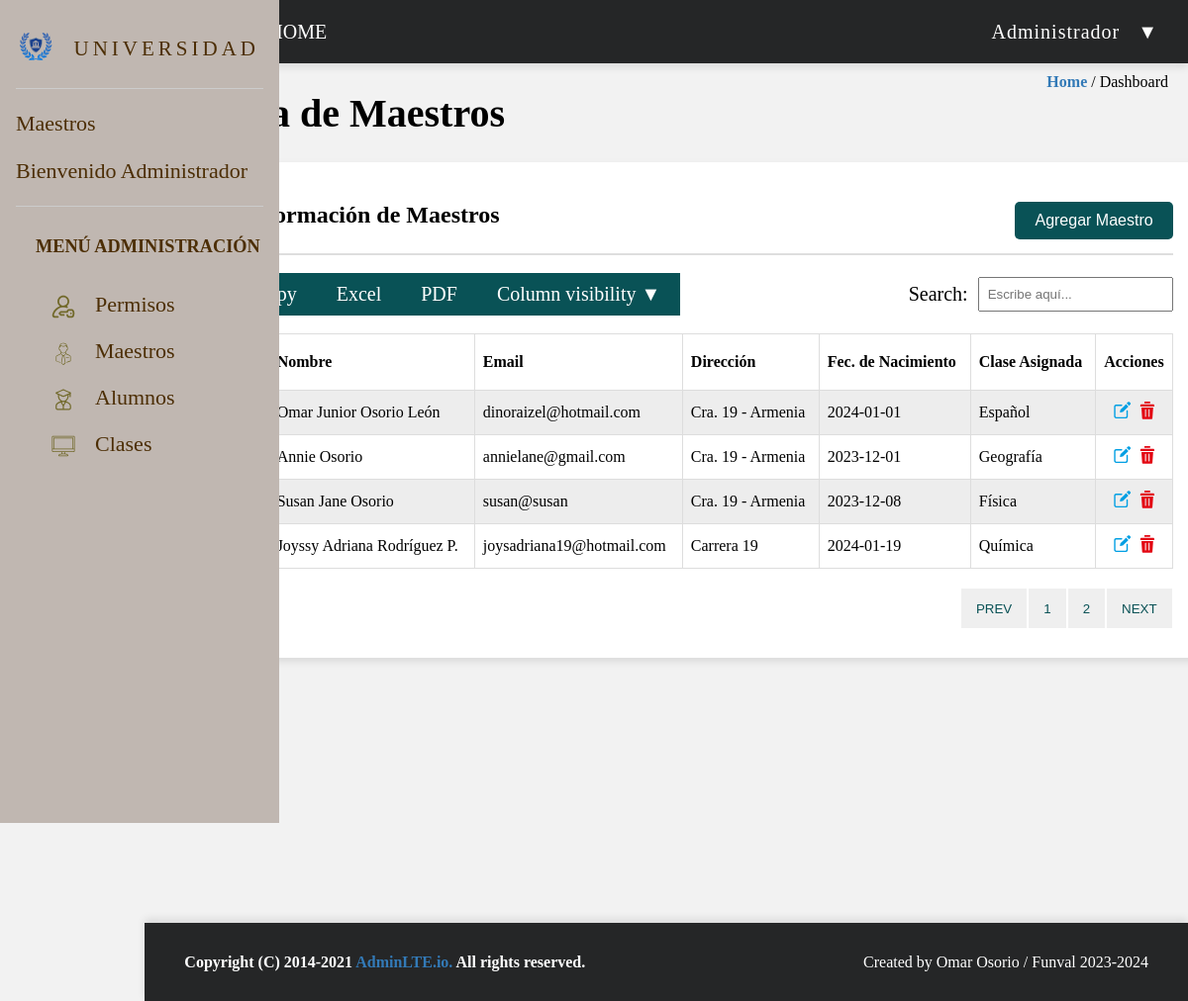
Page /views/modal-addMaestros.php (signed in) on the committed database.
### tables this page shows
CREATE TABLE `maestros` (
  `id` int(20) NOT NULL,
  `email` varchar(50) NOT NULL,
  `name` varchar(50) NOT NULL,
  `lastname` varchar(50) NOT NULL,
  `direccion` varchar(50) NOT NULL,
  `fecha` date NOT NULL,
  `id_clase` int(10) NOT NULL,
  `id_rol` int(11) DEFAULT NULL,
  `estado` varchar(20) NOT NULL
);

CREATE TABLE `clases` (
  `id` int(20) NOT NULL,
  `clase` varchar(20) NOT NULL
);

### views/modal-addMaestros.php (the view, shortened to what this page needs)
<?php
$conn = mysqli_connect("localhost", "root", "", "university");
$sql = "SELECT * FROM maestros";
$query = mysqli_query($conn, $sql);
?>
<!DOCTYPE html>
<html lang="es">
<head>
    <link rel="stylesheet" href="/styles/modal-create-maestros.css">
</head>
<body>
    <div class="sidebar">
        <div class="logo-container">
            <img src="/assets/rounded_no_background.svg" alt="Logo">
            <p>&nbsp;&nbsp;UNIVERSIDAD</p>
        </div>
        <div class="box1">
            <p>Maestros</p>
            <p>Bienvenido Administrador</p>
        </div>
        <div class="box2">
            <div class="menu-admin">
                <h5>MENÚ ADMINISTRACIÓN</h5>
                <div class="menuIcons"><a href="/views/dash-permisos.php"><img src="/assets/icono-permisos.svg" alt="Permisos">Permisos</a></div>
                <div class="menuIcons"><a href="/views/modal-addMaestros.php"><img src="/assets/icono-maestros.svg" alt="Maestros">Maestros</a></div>
                <div class="menuIcons"><a href="/views/modal-addAlumnos.php"><img src="/assets/icono-alumnos.svg" alt="Alumnos">Alumnos</a></div>
                <div class="menuIcons"><a href="/views/modal-classes.php"><img src="/assets/icono-clases.svg" alt="Clases">Clases</a></div>
            </div>
        </div>
    </div>
    <div class="header">
        <div class="menu">
            <ul>
                <li class="menuBar">&#9776;</li>
                <li>HOME</li>
            </ul>
        </div>
        <div class="rol">
            <ul>
                <li>Administrador &nbsp;&nbsp;&#x25BC;
                </li>
            </ul>
        </div>
    </div>
    <div class="dashboard-title">
        <h1>Lista de Maestros</h1>
    </div>
    <div class="home-dashboard">
        <a href="../views/dashboardAdmin.php" class="actualPage">Home</a> / Dashboard
    </div>
    <div class="container">
        <div class="content">
            <div class="info">
                <h4>Información de Maestros</h4>
                <button type="submit" class="btnInfo">Agregar Maestro</button>
            </div>
            <div class="linksContainer">
                <ul class="links">
                    <li><a class="linkOpc" href="#">Copy</a></li>
                    <li><a class="linkOpc" href="/models/excel.php">Excel</a></li>
                    <li><a class="linkOpc" href="/models/pdf.php">PDF</a></li>
                    <li><a class="linkOpc" href="#">Column visibility &#x25BC;</a></li>
                </ul>
                <form action="/buscar" method="GET">
                    <label for="busqueda">Search:</label>
                    <input type="text" id="busqueda" data-table="table_id" name="q" placeholder="Escribe aquí...">
                </form>
            </div>
            <table class="maestros table_id">
                <thead>
                    <tr>
                        <th>#</th>
                        <th>Nombre</th>
                        <th>Email</th>
                        <th>Dirección</th>
                        <th>Fec. de Nacimiento</th>
                        <th>Clase Asignada</th>
                        <th>Acciones</th>
                    </tr>
                </thead>
                <tbody>
                    <?php while ($row = mysqli_fetch_array($query)) : ?>
                        <tr>
                            <td> <?= $row['id'] ?></td>
                            <td><?= $row['name'] ?> <?= $row['lastname'] ?> </td>
                            <td><?= $row['email'] ?></td>
                            <td><?= $row['direccion'] ?></td>
                            <td><?= $row['fecha'] ?></td>
                            <td><?= getName($row['id_clase'], $conn) ?></td>
                            <td class="acciones">
                                <a href="/controllers/editMaestros.php?id=<?= $row['id'] ?>" class="btnIcon">
                                    <img src="/assets/icono-editar-datos.svg" alt="Edit Info" class="editIcon">
                                </a>
                                <a href="/controllers/deleteMaestro.php?id=<?= $row['id'] ?>" class="btnIconDel" onclick="return confirmDeleting()">
                                    <img src="/assets/icono-delete.svg" alt="Delete Info" class="deleteIcon">
                                </a>
                            </td>
                        </tr>
                    <?php endwhile; ?>
                    <?php
                    function getName($id_clase, $conn)
                    {
                        $query = mysqli_query($conn, "SELECT clase FROM clases WHERE id = '$id_clase'");
                        $row = mysqli_fetch_array($query);
                        return $row ? $row['clase'] : 'No asignada';
                    }
                    ?>
                </tbody>
            </table>
            <div class="pagination">
                <button>PREV</button>
                <button>1</button>
                <button>2</button>
                <button>NEXT</button>
            </div>
        </div>
    </div>
    <div class="footer">
        <div class="footer-left">Copyright (C) 2014-2021 <span class="footer-left1" style="color: #337ab7;">AdminLTE.io.</span>
            <span>All rights reserved.</span>
        </div>
        <div class="footer-right">Created by Omar Osorio / Funval 2023-2024</div>
    </div>
</body>
</html>

### styles/modal-create-maestros.css (style rules this page uses)
body { margin: 0; padding: 0; font-family: Cambria, Cochin, Georgia, Times, "Times New Roman", serif; background-color: #f2f2f2; display: grid; grid-template-columns: 1.5fr 9fr 1.8fr; grid-template-rows: 0.5fr 11fr 0.5fr; }
.sidebar { grid-column: 1/2; background-color: #c0b7b1; color: #4c2e05; width: 250px; height: 100vh; padding: 16px; font-size: 22px; position: fixed; z-index: 1; }
.sidebar img { width: 40px; height: 33px; margin-bottom: 10px; }
.logo-container { display: flex; align-items: center; flex-direction: row; }
.logo-container p { font-size: 21px; letter-spacing: 4px; padding-bottom: 6px; }
.box1 { border-bottom: 1px solid #ccc; border-top: 1px solid #ccc; margin-bottom: 4px; }
.box2 { margin-bottom: 10px; }
.menu-admin { margin-top: 20px; }
.menu-admin a { display: flex; text-decoration: none; color: #4c2e05; padding-top: 4px; }
.menuIcons { display: flex; margin-bottom: 6px; margin-left: 16px; }
.menu-admin h5 { margin-left: 20px; }
.menu-admin img { width: 24px; height: 24px; margin-left: 20px; margin-right: 20px; padding-top: 3px; }
.header { width: 100%; height: 64px; grid-column: 2/4; background-color: #252627; box-shadow: 0 4px 8px rgba(0, 0, 0, 0.1); color: white; display: flex; justify-content: space-between; align-items: center; }
.menu { font-size: 20px; text-align: left; }
.rol { font-size: 20px; text-align: right; padding-right: 30px; letter-spacing: 1px; align-items: center; justify-content: center; }
ul { width: 100%; list-style: none; background: #252627; margin: 0; padding: 0; }
.menu li { width: 90px; display: inline-block; }
.menuBar { text-align: center; padding-left: 30px; }
ul li a { display: block; padding: 10px 10px; color: #fff; text-decoration: none; text-align: center; font-size: 20px; }
.home-dashboard { grid-column: 3/4; grid-row: 2/3; text-align: right; padding: 10px; padding-right: 20px; cursor: pointer; z-index: 1; }
.dashboard-title { padding-left: 60px; grid-column: 2/4; grid-row: 2/3; font-size: 20px; display: flex; flex-direction: row; }
.container { grid-column: 2/4; grid-row: 2/3; }
.content { width: 90%; margin-top: 100px; grid-column: 2; margin-left: 60px; padding: 30px; border-radius: 8px; box-shadow: 0 4px 8px rgba(0, 0, 0, 0.1); background-color: #fff; }
.footer { width: 100%; height: 79px; grid-column: 2/4; grid-row: 3/4; background-color: #252627; box-shadow: 0 -4px 8px rgba(0, 0, 0, 0.1); display: flex; justify-content: space-between; align-items: center; }
.footer-left { color: white; font-weight: bold; padding-left: 40px; }
.footer-right { color: white; padding-right: 40px; }
.actualPage { color: #337ab7; font-weight: bold; text-decoration: none; }
table { border-collapse: collapse; width: 100%; }
th, td { border: 1px solid #dddddd; text-align: left; padding: 8px; }
th { background-color: #ffffff; height: 40px; }
tr:nth-child(even) { background-color: #ffffff; }
tr:nth-child(odd) { background-color: #ededed; }
tr { height: 40px; }
.acciones { width: 5px; text-align: center; }
.btnIcon { display: inline-block; padding: 2px; z-index: 1; }
.editIcon { width: 20px; height: 20px; z-index: 2; }
.deleteIcon { width: 20px; height: 20px; z-index: 1; }
.info { display: flex; justify-content: space-between; font-size: 24px; border-bottom: 2px solid #dedede; padding-bottom: 14px; }
h4 { margin: 10px; }
.btnInfo { margin-top: 10px; padding: 10px 20px; background-color: #095256; color: white; border: none; border-radius: 5px; text-decoration: none; display: inline-block; font-size: 16px; cursor: pointer; z-index: 1; }
.linksContainer { display: flex; padding-top: 18px; padding-bottom: 18px; }
.links { display: flex; align-items: center; padding: 10px; }
.linkOpc { background-color: #095256; padding: 10px 20px; }
ul.links { list-style: none; margin: 0; padding: 0; display: flex; background-color: #ffffff; }
form { margin-left: auto; display: flex; align-items: center; }
label { font-size: 20px; margin-right: 10px; }
input[type="text"] { padding: 8px; box-sizing: border-box; }
.pagination { display: flex; justify-content: right; margin-top: 20px; }
.pagination button { color: #095256; height: 40px; border: none; padding: 10px 15px; margin: 0 1px; cursor: pointer; }

### rows in the picture
maestros: name "Omar Junior", lastname "Osorio León", email "dinoraizel@hotmail.com", direccion "Cra. 19 - Armenia", fecha "2024-01-01", id_clase.clase "Español"
maestros: name "Annie", lastname "Osorio", email "annielane@gmail.com", direccion "Cra. 19 - Armenia", fecha "2023-12-01", id_clase.clase "Geografía"
maestros: name "Susan Jane", lastname "Osorio", email "susan@susan", direccion "Cra. 19 - Armenia", fecha "2023-12-08", id_clase.clase "Física"
maestros: name "Joyssy Adriana", lastname "Rodríguez P.", email "joysadriana19@hotmail.com", direccion "Carrera 19", fecha "2024-01-19", id_clase.clase "Química"
